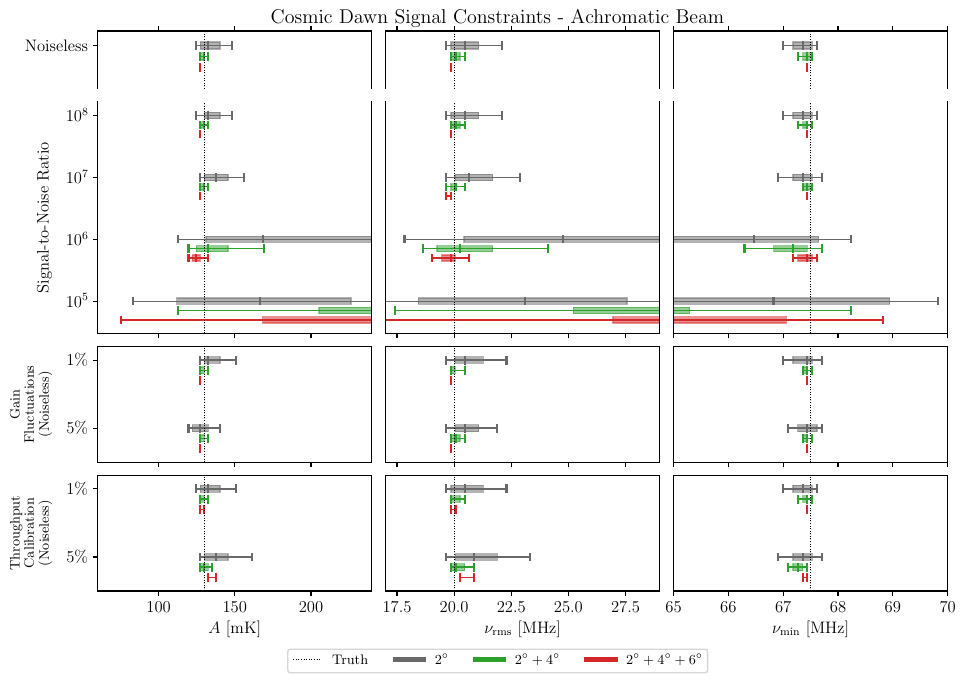

This figure's Python source:
# create a pretty plot to replace the table

import NormalizingFlow as nf
import numpy as np
import matplotlib.pyplot as plt
import corner

args = nf.Args()
args.fgFITS, args.freqs = "gsm16.fits", "51 101"

npoints=(70,71,69) #weird, but correct
truths = [130, 20, 67.5]
limits = [(0.01 * truths[0], 10 * truths[0]), (10, 40), (50, 90)]  # cube
labels = {"amp": r"$A$", "width": r"$\nu_{\rm rms}$", "numin": r"$\nu_{\rm min}$"}
chromatic = "Chromatic" if args.chromatic == "True" else "Achromatic"
sigmaLabels = {2: "$2^\circ$", 4: "$4^\circ$", 6: "$6^\circ$"}
csColors = {"": "dimgray", "4": "C2", "4 6": "C3"}
combineSigmalabels = {
    "": "$2^\circ$",
    "4": "$2^\circ+4^\circ$",
    "4 6": "$2^\circ+4^\circ+6^\circ$",
}
truthaxvlines = {"c": "k", "ls": ":", "lw": 0.7}
achromaticerrbars = {"fmt": "o", "markersize": 5, "capsize": 4}
chromaticerrbars = {"fmt": "d", "markersize": 5, "capsize": 4}
snrpps = [1e5, 1e6, 1e7, 1e8]
snrpplabels = {
    1e4: r"$10^4$",
    1e5: r"$10^5$",
    1e6: r"$10^6$",
    1e7: r"$10^7$",
    1e8: r"$10^8$",
    1e9: r"$10^9$",
    1e10: r"$10^{10}$",
    1e11: r"$10^{11}$",
    1e12: r"$10^{12}$",
    1e13: r"$10^{13}$",
    1e24: r"$10^{24}$",
}
gainFlabels = {
    0.01: r"$1\%$",
    0.05: r"$5\%$",
}
freqFlabels = {
    0.01: r"$1\%$",
    0.05: r"$5\%$",
}

##---------------------------------------------------------------------------##

fig, ax = plt.subplots(
    4,
    3,
    figsize=(10,6),
    sharex="col",
    gridspec_kw=dict(height_ratios=[0.5, 2, 0.5, 0.5]),
)
fig.subplots_adjust(left=0.1, bottom=0.15, right=0.95, top=0.95, wspace=0.05, hspace=0.1)

for ins, nseed in enumerate([0]):
    args.noiseSeed = nseed
    print(f"noiseSeed {nseed}")

    # for noiseless
    print("Noiseless")
    args.SNRpp = 1e24
    for ics, cs in enumerate(["", "4", "4 6"]):
        # achromatic
        args.combineSigma = cs
        args.appendLik = "_smallcube"
        args.chromatic = False
        s, ll = nf.get_samplesAndLikelihood(args, plot="all")
        try:
            s, ll = nf.get_samplesAndLikelihood(args, plot="all")
            assert ll.size == 342930
        except FileNotFoundError:
            print(f"SNRpp 1e24 chromatic {cs} {args.appendLik} not found")
            s,ll=np.zeros_like(s),np.zeros_like(ll)
            pass
        except AssertionError:
            print(ll.size)
            print(f"SNRpp 1e24 achromatic {cs} {args.appendLik} bad shape")
            pass
        constraints = nf.get_constraints(s, ll)
        constraints["amp"] *= truths[0]
        constraints["amp+"] *= truths[0]
        constraints["amp-"] *= truths[0]

        # plot
        for i, p in enumerate(["amp", "width", "numin"]):
            ax[0, i].axvline(truths[i], **truthaxvlines)
            ax[0, i].errorbar(
                constraints[p],
                1 - 0.05 * ics,
                xerr=[[constraints[p + "-"]], [constraints[p + "+"]]],
                **achromaticerrbars,
                c=csColors[cs],
            )

        # # chromatic
        # args.chromatic = True
        # args.appendLik = "_cube"
        # try:
        #     s, ll = nf.get_samplesAndLikelihood(args, plot="all")
        #     assert ll.size == 342930
        # except FileNotFoundError:
        #     s,ll=np.zeros_like(s),np.zeros_like(ll)
        #     print(f"SNRpp 1e24 chromatic {cs} {args.appendLik} not found")
        #     pass
        # except AssertionError:
        #     print(ll.size)
        #     print(f"SNRpp 1e24 chromatic {cs} {args.appendLik} bad shape")
        #     pass
        # constraints = nf.get_constraints(s, ll)
        # constraints["amp"] *= truths[0]
        # constraints["amp+"] *= truths[0]
        # constraints["amp-"] *= truths[0]
        # for i, p in enumerate(["amp", "width", "numin"]):
        #     ax[0, i].errorbar(
        #         constraints[p],
        #         0.75 - 0.05 * ics,
        #         xerr=[[constraints[p + "-"]], [constraints[p + "+"]]],
        #         **chromaticerrbars,
        #         c=csColors[cs],
        #         # c="C" + str(ics),
        #     )

    ##---------------------------------------------------------------------------##

    print("Noisy")
    # for noisy
    for isnrpp, snrpp in enumerate(snrpps):
        for ics, cs in enumerate(["", "4", "4 6"]):
            # achromatic
            args.appendLik = "_cube"
            args.chromatic = False
            args.SNRpp = snrpp
            args.combineSigma = cs
            try:
                s, ll = nf.get_samplesAndLikelihood(args, plot="all")
                assert ll.size == 342930
            except FileNotFoundError:
                s,ll=np.zeros_like(s),np.zeros_like(ll)
                print(f"SNRpp {snrpp:.0e} achromatic {cs} {args.appendLik} not found")
                pass
            except AssertionError:
                print(ll.size)
                print(f"SNRpp {snrpp:.0e} achromatic {cs} {args.appendLik} bad shape")
                pass
            constraints = nf.get_constraints(s, ll)
            constraints["amp"] *= truths[0]
            constraints["amp+"] *= truths[0]
            constraints["amp-"] *= truths[0]

            # plot
            for i, p in enumerate(["amp", "width", "numin"]):
                ax[1, i].axvline(truths[i], **truthaxvlines)
                ax[1, i].errorbar(
                    constraints[p],
                    isnrpp + 1 - 0.05 * ics,
                    xerr=[[constraints[p + "-"]], [constraints[p + "+"]]],
                    **achromaticerrbars,
                    c=csColors[cs],
                )

            # # # chromatic
            # args.chromatic = True
            # try:
            #     s, ll = nf.get_samplesAndLikelihood(args, plot="all")
            #     assert ll.size == 342930
            # except FileNotFoundError:
            #     s,ll=np.zeros_like(s),np.zeros_like(ll)
            #     print(f"SNRpp {snrpp:.0e} chromatic {cs} {args.appendLik} not found")
            #     pass
            # except AssertionError:
            #     print(ll.size)
            #     print(f"SNRpp {snrpp:.0e} achromatic {cs} {args.appendLik} bad shape")
            #     pass
            # constraints = nf.get_constraints(s, ll)
            # constraints["amp"] *= truths[0]
            # constraints["amp+"] *= truths[0]
            # constraints["amp-"] *= truths[0]
            # for i, p in enumerate(["amp", "width", "numin"]):
            #     ax[1, i].errorbar(
            #         constraints[p],
            #         isnrpp + 0.75 - 0.05 * ics,
            #         xerr=[[constraints[p + "-"]], [constraints[p + "+"]]],
            #         **chromaticerrbars,
            #         c=csColors[cs],
            #         # c="C" + str(ics),
            #     )

    ##---------------------------------------------------------------------------##

    print("gainF")
    for ics, cs in enumerate(["", "4", "4 6"]):
        for igF, gF in enumerate([0.01, 0.05]):
            args.SNRpp = 1e24
            args.gainFluctuationLevel = gF
            args.combineSigma = cs
            args.appendLik = "_smallcube"
            args.chromatic = False
            try:
                s, ll = nf.get_samplesAndLikelihood(args, plot="all")
                assert ll.size == 342930
            except FileNotFoundError:
                s,ll=np.zeros_like(s),np.zeros_like(ll)
                print(f"gainF achromatic {cs} {args.appendLik} not found")
                pass
            except AssertionError:
                print(ll.size)
                print(f"gainF achromatic {cs} {args.appendLik} bad shape")
                pass
            constraints = nf.get_constraints(s, ll)
            constraints["amp"] *= truths[0]
            constraints["amp+"] *= truths[0]
            constraints["amp-"] *= truths[0]
            for i, p in enumerate(["amp", "width", "numin"]):
                ax[2, i].axvline(truths[i], **truthaxvlines)
                ax[2, i].errorbar(
                    constraints[p],
                    1 - igF - 0.1 * ics,
                    xerr=[[constraints[p + "-"]], [constraints[p + "+"]]],
                    **achromaticerrbars,
                    c=csColors[cs],
                )
    args.gainFluctuationLevel = 0.0


    ##---------------------------------------------------------------------------##

    print("freqF")
    for ics, cs in enumerate(["", "4", "4 6"]):
        for ifF, fF in enumerate([0.01, 0.05]):
            args.SNRpp = 1e24
            args.freqFluctuationLevel = fF
            args.combineSigma = cs
            args.appendLik = "_smallcube"
            args.chromatic = False
            try:
                s, ll = nf.get_samplesAndLikelihood(args, plot="all")
                assert ll.size == 342930
            except FileNotFoundError:
                s,ll=np.zeros_like(s),np.zeros_like(ll)
                print(f"freqF achromatic {cs} {args.appendLik} not found")
                pass
            except AssertionError:
                print(ll.size)
                print(f"freqF achromatic {cs} {args.appendLik} bad shape")
                pass
            constraints = nf.get_constraints(s, ll)
            constraints["amp"] *= truths[0]
            constraints["amp+"] *= truths[0]
            constraints["amp-"] *= truths[0]
            for i, p in enumerate(["amp", "width", "numin"]):
                ax[3, i].axvline(truths[i], **truthaxvlines)
                ax[3, i].errorbar(
                    constraints[p],
                    1 - ifF - 0.1 * ics,
                    xerr=[[constraints[p + "-"]], [constraints[p + "+"]]],
                    **achromaticerrbars,
                    c=csColors[cs],
                )
    args.freqFluctuationLevel = 0.0


##---------------------------------------------------------------------------##
print("done")

ax[0, 0].set_yticks(
    [1.0],
    labels=["Noiseless"],
    minor=False,
)
ax[1, 0].set_yticks(
    np.arange(1, len(snrpps) + 1),
    labels=[snrpplabels[snrpp] for snrpp in snrpps],
    minor=False,
)

ax[2, 0].set_yticks(
    [1.0, 0.0],
    labels=[gainFlabels[gF] for gF in [0.01, 0.05]],
    minor=False,
)
ax[3, 0].set_yticks(
    [1.0, 0.0],
    labels=[freqFlabels[fF] for fF in [0.01, 0.05]],
    minor=False,
)

ax[0, 0].set_ylim(0.5, 1.2)
ax[0, 1].set_ylim(0.5, 1.2)
ax[0, 2].set_ylim(0.5, 1.2)
ax[2, 0].set_ylim(-0.5, 1.2)
ax[2, 1].set_ylim(-0.5, 1.2)
ax[2, 2].set_ylim(-0.5, 1.2)
ax[3, 0].set_ylim(-0.5, 1.2)
ax[3, 1].set_ylim(-0.5, 1.2)
ax[3, 2].set_ylim(-0.5, 1.2)

ax[0, 0].spines["bottom"].set_visible(False)
ax[0, 1].spines["bottom"].set_visible(False)
ax[0, 2].spines["bottom"].set_visible(False)
ax[1, 0].spines["top"].set_visible(False)
ax[1, 1].spines["top"].set_visible(False)
ax[1, 2].spines["top"].set_visible(False)

ax[0, 0].xaxis.tick_top()
ax[0, 1].xaxis.tick_top()
ax[0, 2].xaxis.tick_top()

ax[1, 0].set_ylabel("Signal-to-Noise Ratio", labelpad=10)
ax[2, 0].set_ylabel("Gain\nFluctuations\n(Noiseless)", labelpad=10, fontsize="small")
ax[3, 0].set_ylabel("Throughput\nCalibration\n(Noiseless)", labelpad=10, fontsize="small")

ax[0, 1].set_yticks([])
ax[1, 1].set_yticks([])
ax[2, 1].set_yticks([])
ax[3, 1].set_yticks([])

ax[0, 2].sharey(ax[0, 1])
ax[1, 2].sharey(ax[1, 1])
ax[2, 2].sharey(ax[2, 1])
ax[3, 2].sharey(ax[3, 1])

ax[3, 0].set_xlabel(labels["amp"] + " " + r"[mK]")
ax[3, 1].set_xlabel(labels["width"] + " " + r"[MHz]")
ax[3, 2].set_xlabel(labels["numin"] + " " + r"[MHz]")

amin, amax = -100.0, 1500.0
wmin, wmax = 5.0, 50.0
nmin, nmax = 45.0, 95.0
ax[0, 0].set_xlim(amin, amax)
ax[0, 1].set_xlim(wmin, wmax)
ax[0, 2].set_xlim(nmin, nmax)
# ax[1, 0].set_xlim(amin, amax)
# ax[1, 1].set_xlim(wmin, wmax)
# ax[1, 2].set_xlim(nmin, nmax)

print("setting limits", limits)
ax[0, 0].axvspan(amin, limits[0][0], color="k", alpha=0.1)
ax[0, 0].axvspan(limits[0][1], amax, color="k", alpha=0.1)
ax[0, 1].axvspan(wmin, limits[1][0], color="k", alpha=0.1)
ax[0, 1].axvspan(limits[1][1], wmax, color="k", alpha=0.1)
ax[0, 2].axvspan(nmin, limits[2][0], color="k", alpha=0.1)
ax[0, 2].axvspan(limits[2][1], nmax, color="k", alpha=0.1)
ax[1, 0].axvspan(amin, limits[0][0], color="k", alpha=0.1)
ax[1, 0].axvspan(limits[0][1], amax, color="k", alpha=0.1)
ax[1, 1].axvspan(wmin, limits[1][0], color="k", alpha=0.1)
ax[1, 1].axvspan(limits[1][1], wmax, color="k", alpha=0.1)
ax[1, 2].axvspan(nmin, limits[2][0], color="k", alpha=0.1)
ax[1, 2].axvspan(limits[2][1], nmax, color="k", alpha=0.1)
ax[2, 0].axvspan(amin, limits[0][0], color="k", alpha=0.1)
ax[2, 0].axvspan(limits[0][1], amax, color="k", alpha=0.1)
ax[2, 1].axvspan(wmin, limits[1][0], color="k", alpha=0.1)
ax[2, 1].axvspan(limits[1][1], wmax, color="k", alpha=0.1)
ax[2, 2].axvspan(nmin, limits[2][0], color="k", alpha=0.1)
ax[2, 2].axvspan(limits[2][1], nmax, color="k", alpha=0.1)
ax[3, 0].axvspan(amin, limits[0][0], color="k", alpha=0.1)
ax[3, 0].axvspan(limits[0][1], amax, color="k", alpha=0.1)
ax[3, 1].axvspan(wmin, limits[1][0], color="k", alpha=0.1)
ax[3, 1].axvspan(limits[1][1], wmax, color="k", alpha=0.1)
ax[3, 2].axvspan(nmin, limits[2][0], color="k", alpha=0.1)
ax[3, 2].axvspan(limits[2][1], nmax, color="k", alpha=0.1)

plt.plot([], [], **truthaxvlines, label="Truth")
plt.errorbar([], [], xerr=[[], []], c=csColors[""], label=combineSigmalabels[""], lw=4.0)
# plt.errorbar([], [], xerr=[[], []], c="gray", **achromaticerrbars, markerfacecolor="none", label="Achromatic")
plt.errorbar([], [], xerr=[[], []], c=csColors["4"], label=combineSigmalabels["4"], lw=4.0)
# plt.errorbar([], [], xerr=[[], []], c="gray", **chromaticerrbars, markerfacecolor="none", label="Chromatic")
plt.errorbar([], [], xerr=[[], []], c=csColors["4 6"], label=combineSigmalabels["4 6"], lw=4.0)
fig.legend(bbox_to_anchor=(0.5, 0.05), loc="center", borderaxespad=0, ncol=4, fontsize="small")

fig.suptitle(f"Cosmic Dawn Signal Constraints")

# print("saving")
# plt.savefig(f"CD_table.pdf", dpi=300, bbox_inches="tight")

plt.show()
